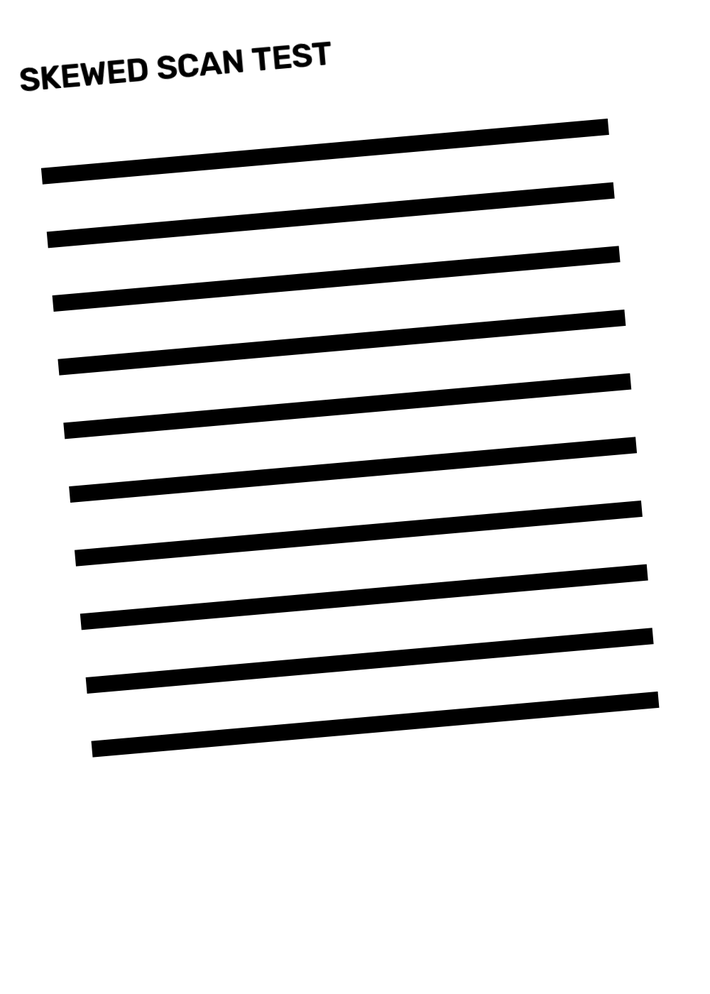
#> input picture samples/skewed_page.png, 710 x 994 px, shrunk from 1000 x 1400 before the run
$ python -i deskew.py   (imports and definitions only)
#> lines starting #> are read from the running program, lines starting #| are printed output that depends on the picture; after the words box and inside, x2 and y2 are one past the last pixel; in counts of white or black regions, pixels touching at a corner belong together
#> further down, picture is the input picture: shape (994, 710, 3); min 0, max 255, mean 220.2
"""Skew detection and correction (HLD §4 Layer 3).

HoughLinesP finds near-horizontal text lines; the median angle within
±15° is corrected with warpAffine on a white-filled canvas.
"""
from __future__ import annotations

import cv2
import numpy as np

MAX_CORRECTION_DEG = 15.0
# A page off by less than this is not worth turning: resampling blurs the text
# more than a fraction of a degree of tilt hurts reading.
MIN_CORRECTION_DEG = 0.3


def _to_gray(img: np.ndarray) -> np.ndarray:
    return cv2.cvtColor(img, cv2.COLOR_BGR2GRAY) if img.ndim == 3 else img


def detect_skew_angle(img: np.ndarray) -> float:
    """Estimated skew in degrees (positive = counter-clockwise tilt).
    Returns 0.0 when no reliable line signal exists."""
    gray = _to_gray(img)
    edges = cv2.Canny(gray, 50, 150)
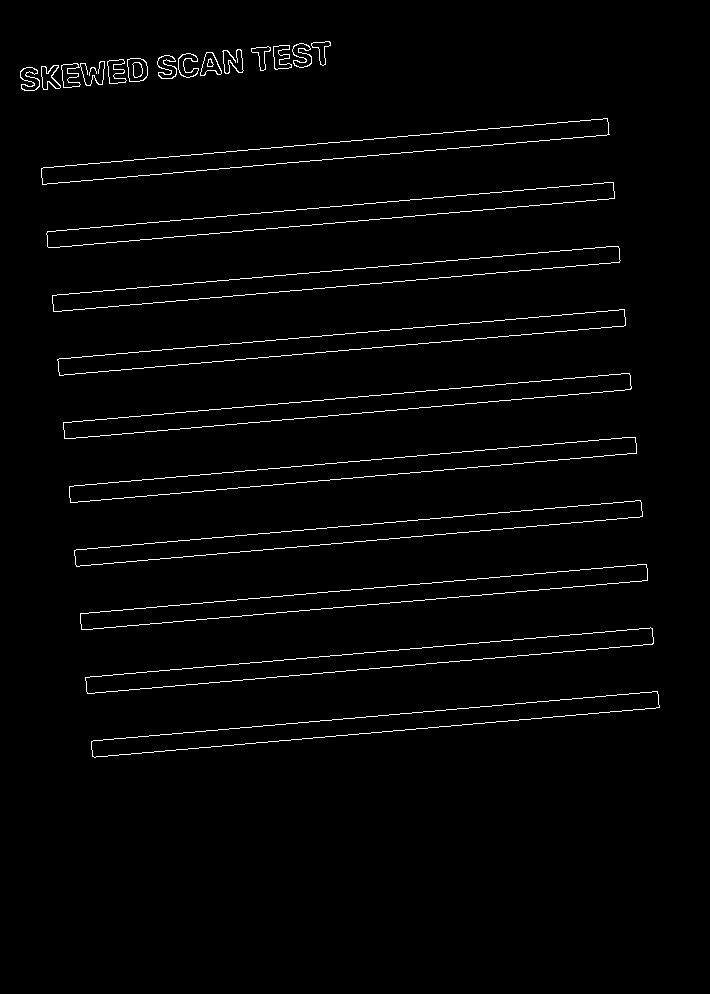
#> edges: shape (994, 710); 1.9% white in thin lines or dots, all inside (x1, y1, x2, y2) = (20, 41, 660, 758)
    min_len = max(gray.shape[1] // 4, 50)
#> min_len = 177
    lines = cv2.HoughLinesP(edges, 1, np.pi / 360, threshold=80,
                            minLineLength=min_len, maxLineGap=10)
#> lines = 24 rows, first 6: [87, 693, 652, 644], [81, 629, 647, 580], [96, 756, 659, 707], [74, 550, 640, 500], [69, 486, 631, 437], [80, 613, 645, 564]
    if lines is None:
        return 0.0
    angles = []
    for x1, y1, x2, y2 in np.asarray(lines).reshape(-1, 4):
        angle = np.degrees(np.arctan2(y2 - y1, x2 - x1))
        if abs(angle) <= MAX_CORRECTION_DEG:
            angles.append(angle)
#> this loop made 24 passes
#> (x1, y1, x2, y2, angle) on passes 1 to 12: (87, 693, 652, 644, -4.96), (81, 629, 647, 580, -4.95), (96, 756, 659, 707, -4.97), (74, 550, 640, 500, -5.05), (69, 486, 631, 437, -4.98), (80, 613, 645, 564, -4.96), (63, 423, 629, 373, -5.05), (42, 184, 609, 134, -5.04), (59, 358, 624, 309, -4.96), (85, 677, 651, 628, -4.95), (48, 247, 614, 198, -4.95), (91, 741, 657, 691, -5.05)
#> after the loop, angles = [-4.96, -4.95, -4.97, -5.05, -4.98, -4.96, -5.05, -5.04, -4.96, -4.95, -4.95, -5.05, -4.96, -5.05, -5.05, -4.95, -4.95, -4.97, -4.95, -5.05, -4.97, -4.98, -4.99, -4.99]
    if not angles:
        return 0.0
    return float(np.median(angles))


def deskew(img: np.ndarray) -> tuple[np.ndarray, float]:
    """Rotate the image to correct detected skew. White border fill.
    Returns (corrected_image, applied_angle_degrees)."""
    angle = detect_skew_angle(img)
#> angle = -4.97
    if abs(angle) < MIN_CORRECTION_DEG:
        return img, 0.0
    h, w = img.shape[:2]
#> h = 994; w = 710
    m = cv2.getRotationMatrix2D((w / 2, h / 2), angle, 1.0)
#> m = [[0.996, -0.0867, 44.43], [0.0867, 0.996, -28.91]]
    white = (255, 255, 255) if img.ndim == 3 else 255
#> white = (255, 255, 255)
    fixed = cv2.warpAffine(img, m, (w, h), flags=cv2.INTER_CUBIC,
                           borderMode=cv2.BORDER_CONSTANT, borderValue=white)
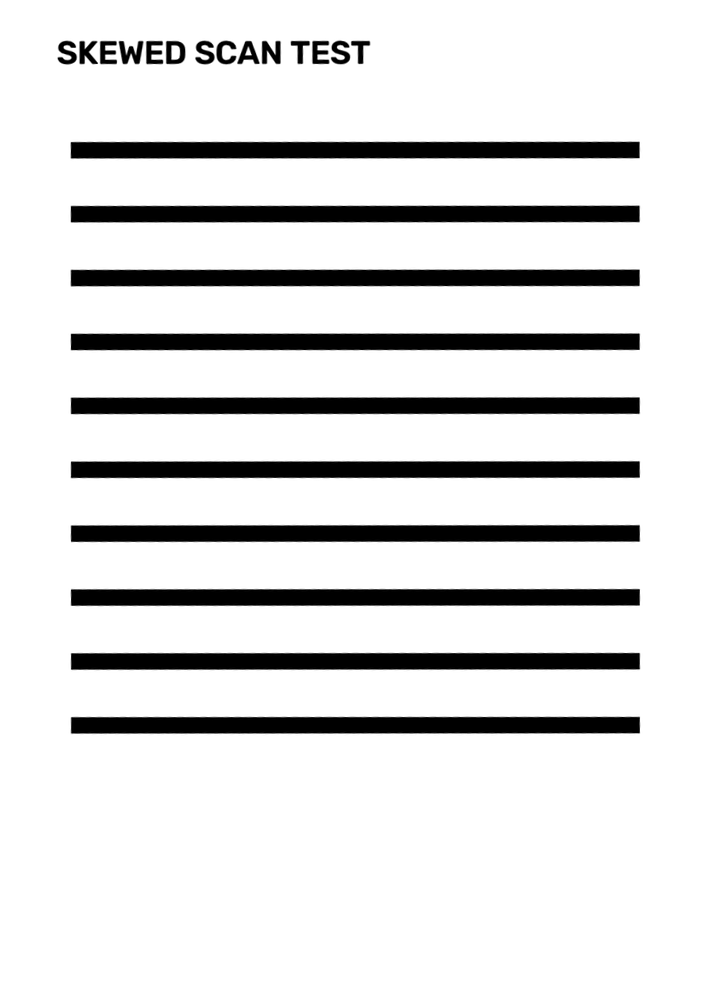
#> fixed: shape (994, 710, 3); min 0, max 255, mean 220.2
    return fixed, angle

>>> import cv2
>>> picture = cv2.imread('../samples/skewed_page.png')
>>> result = deskew(picture)
